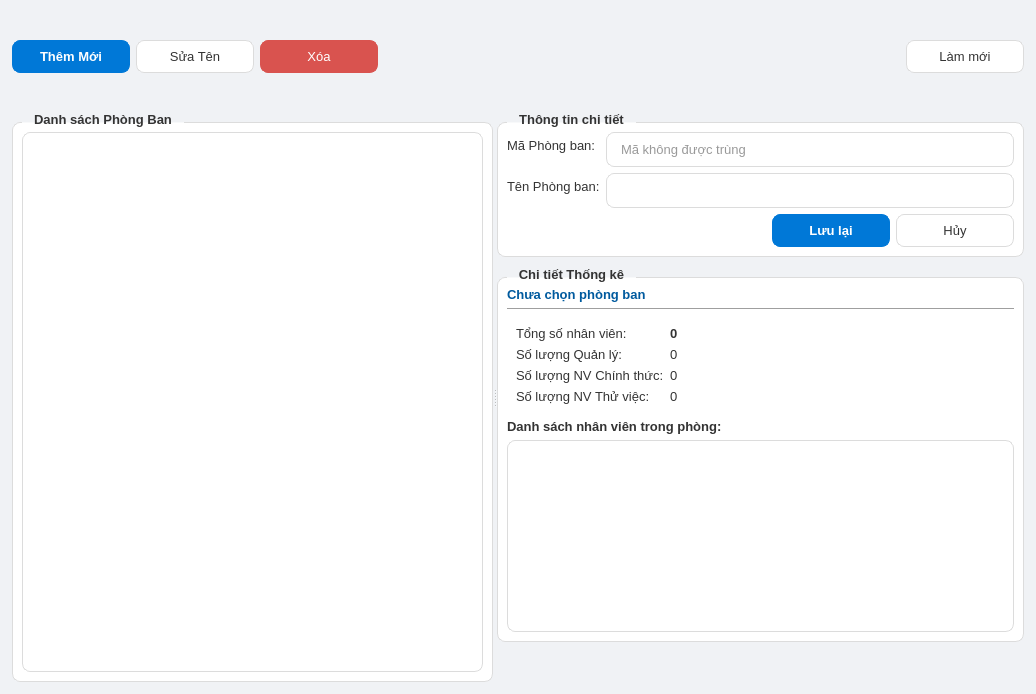
<?xml version="1.0" encoding="UTF-8"?>
<ui version="4.0">
 <class>GD_QLPhongBan</class>
 <widget class="QWidget" name="GD_QLPhongBan">
  <property name="geometry">
   <rect>
    <x>0</x>
    <y>0</y>
    <width>1036</width>
    <height>694</height>
   </rect>
  </property>
  <property name="windowTitle">
   <string>Form</string>
  </property>
  <property name="styleSheet">
   <string notr="true">/* --- Global Styles --- */
QWidget {
    font-family: &quot;Segoe UI&quot;, Arial, sans-serif;
    font-size: 10pt;
    color: #333;
}

/* Áp dụng nền cho widget gốc này */
QWidget#GD_QLPhongBan {
    background-color: #f0f2f5;
}

/* --- Content Area --- */
QGroupBox {
    font-weight: bold;
    background-color: #ffffff;
    border: 1px solid #dcdcdc;
    border-radius: 8px;
    margin-top: 10px;
}
QGroupBox::title {
    subcontrol-origin: margin;
    subcontrol-position: top left;
    padding: 0 10px;
    left: 10px;
}

/* --- General Widgets --- */
QLineEdit, QComboBox, QDateEdit {
    border: 1px solid #dcdcdc;
    border-radius: 8px;
    padding: 8px 12px;
    background-color: white;
}
QLineEdit:focus, QComboBox:focus, QDateEdit:focus {
    border: 1px solid #0078d7;
}
QDateEdit::drop-down {
    subcontrol-origin: padding;
    subcontrol-position: top right;
    width: 20px;
    border-left-width: 1px;
    border-left-color: #dcdcdc;
    border-left-style: solid;
    border-top-right-radius: 8px;
    border-bottom-right-radius: 8px;
}
QDateEdit::down-arrow {
    image: url(:/icons/calendar.svg);
    width: 14px;
    height: 14px;
}

QPushButton {
    padding: 8px 18px;
    border: 1px solid #dcdcdc;
    border-radius: 8px;
    background-color: white;
    min-width: 80px;
}
QPushButton:hover {
    background-color: #f5f5ff;
    border-color: #c0c0c0;
}
QPushButton:pressed {
    background-color: #e0e0e0;
}


/* --- Specialized Buttons --- */
/* Áp dụng cho nút Thêm và Lưu */
QPushButton#btnThemPB, QPushButton#btnLuu {
    background-color: #0078d7;
    color: white;
    border-color: #0078d7;
    font-weight: bold;
}
QPushButton#btnThemPB:hover, QPushButton#btnLuu:hover {
    background-color: #005a9e;
    border-color: #004578;
}

/* Áp dụng cho nút Xóa */
QPushButton#btnXoaPB {
    background-color: #d9534f;
    color: white;
    border-color: #d9534f;
}
QPushButton#btnXoaPB:hover {
    background-color: #c9302c;
    border-color: #ac2925;
}


/* --- Table --- */
QTableWidget {
    border: 1px solid #dcdcdc;
    border-radius: 8px;
    gridline-color: #e0e0e0;
    background-color: white;
}
QHeaderView::section {
    background-color: #f8f9fa;
    padding: 10px;
    border: none;
    border-bottom: 1px solid #dcdcdc;
    font-weight: bold;
}
QTableWidget::item {
    padding: 10px;
}
QTableWidget::item:selected {
    background-color: #cfe2ff;
    color: #000;
}

/* --- ScrollBar --- */
QScrollBar:vertical {
    border: none;
    background: #f0f2f5;
    width: 10px;
    margin: 0px 0px 0px 0px;
}
QScrollBar::handle:vertical {
    background: #c0c0c0;
    min-height: 20px;
    border-radius: 5px;
}
QScrollBar::add-line:vertical, QScrollBar::sub-line:vertical {
    height: 0px;
}

/* Tắt viền và nền cho widget chứa form và chi tiết */
QWidget#rightPaneWidget {
    background-color: transparent;
    border: none;
}

/* Tắt viền cho các frame chứa nút */
QFrame#frameControls {
    background-color: transparent;
    border: none;
}
</string>
  </property>
  <layout class="QVBoxLayout" name="verticalLayout">
   <property name="spacing">
    <number>10</number>
   </property>
   <property name="leftMargin">
    <number>12</number>
   </property>
   <property name="topMargin">
    <number>12</number>
   </property>
   <property name="rightMargin">
    <number>12</number>
   </property>
   <property name="bottomMargin">
    <number>12</number>
   </property>
   <item>
    <widget class="QFrame" name="frameControls">
     <property name="frameShape">
      <enum>QFrame::NoFrame</enum>
     </property>
     <property name="frameShadow">
      <enum>QFrame::Raised</enum>
     </property>
     <layout class="QHBoxLayout" name="horizontalLayout">
      <property name="leftMargin">
       <number>0</number>
      </property>
      <property name="topMargin">
       <number>0</number>
      </property>
      <property name="rightMargin">
       <number>0</number>
      </property>
      <property name="bottomMargin">
       <number>0</number>
      </property>
      <item>
       <widget class="QPushButton" name="btnThemPB">
        <property name="text">
         <string>Thêm Mới</string>
        </property>
        <property name="icon">
         <iconset resource="icons.qrc">
          <normaloff>:/icons/add.svg</normaloff>:/icons/add.svg</iconset>
        </property>
       </widget>
      </item>
      <item>
       <widget class="QPushButton" name="btnSuaPB">
        <property name="text">
         <string>Sửa Tên</string>
        </property>
        <property name="icon">
         <iconset resource="icons.qrc">
          <normaloff>:/icons/edit.svg</normaloff>:/icons/edit.svg</iconset>
        </property>
       </widget>
      </item>
      <item>
       <widget class="QPushButton" name="btnXoaPB">
        <property name="text">
         <string>Xóa</string>
        </property>
        <property name="icon">
         <iconset resource="icons.qrc">
          <normaloff>:/icons/delete.svg</normaloff>:/icons/delete.svg</iconset>
        </property>
       </widget>
      </item>
      <item>
       <spacer name="horizontalSpacer">
        <property name="orientation">
         <enum>Qt::Horizontal</enum>
        </property>
        <property name="sizeHint" stdset="0">
         <size>
          <width>40</width>
          <height>20</height>
         </size>
        </property>
       </spacer>
      </item>
      <item>
       <widget class="QPushButton" name="btnRefresh">
        <property name="text">
         <string>Làm mới</string>
        </property>
        <property name="icon">
         <iconset resource="icons.qrc">
          <normaloff>:/icons/refresh.svg</normaloff>:/icons/refresh.svg</iconset>
        </property>
       </widget>
      </item>
     </layout>
    </widget>
   </item>
   <item>
    <widget class="QSplitter" name="splitter">
     <property name="orientation">
      <enum>Qt::Horizontal</enum>
     </property>
     <widget class="QGroupBox" name="groupBox_DanhSach">
      <property name="title">
       <string>Danh sách Phòng Ban</string>
      </property>
      <layout class="QVBoxLayout" name="verticalLayout_2">
       <item>
        <widget class="QTableWidget" name="tablePhongBan">
         <property name="editTriggers">
          <set>QAbstractItemView::NoEditTriggers</set>
         </property>
         <property name="alternatingRowColors">
          <bool>true</bool>
         </property>
         <property name="selectionMode">
          <enum>QAbstractItemView::SingleSelection</enum>
         </property>
         <property name="selectionBehavior">
          <enum>QAbstractItemView::SelectRows</enum>
         </property>
         <attribute name="horizontalHeaderStretchLastSection">
          <bool>true</bool>
         </attribute>
        </widget>
       </item>
      </layout>
     </widget>
     <widget class="QWidget" name="rightPaneWidget">
      <layout class="QVBoxLayout" name="verticalLayout_rightPane">
       <property name="spacing">
        <number>10</number>
       </property>
       <property name="leftMargin">
        <number>0</number>
       </property>
       <property name="topMargin">
        <number>0</number>
       </property>
       <property name="rightMargin">
        <number>0</number>
       </property>
       <property name="bottomMargin">
        <number>0</number>
       </property>
       <item>
        <widget class="QGroupBox" name="groupNhapLieu">
         <property name="title">
          <string>Thông tin chi tiết</string>
         </property>
         <layout class="QVBoxLayout" name="verticalLayout_4">
          <item>
           <layout class="QFormLayout" name="formLayout_2">
            <item row="0" column="0">
             <widget class="QLabel" name="label_3">
              <property name="text">
               <string>Mã Phòng ban:</string>
              </property>
             </widget>
            </item>
            <item row="0" column="1">
             <widget class="QLineEdit" name="txtMaPB">
              <property name="placeholderText">
               <string>Mã không được trùng</string>
              </property>
             </widget>
            </item>
            <item row="1" column="0">
             <widget class="QLabel" name="label_4">
              <property name="text">
               <string>Tên Phòng ban:</string>
              </property>
             </widget>
            </item>
            <item row="1" column="1">
             <widget class="QLineEdit" name="txtTenPB"/>
            </item>
           </layout>
          </item>
          <item>
           <widget class="QFrame" name="frame">
            <property name="frameShape">
             <enum>QFrame::NoFrame</enum>
            </property>
            <property name="frameShadow">
             <enum>QFrame::Raised</enum>
            </property>
            <layout class="QHBoxLayout" name="horizontalLayout_2">
             <property name="leftMargin">
              <number>0</number>
             </property>
             <property name="topMargin">
              <number>0</number>
             </property>
             <property name="rightMargin">
              <number>0</number>
             </property>
             <property name="bottomMargin">
              <number>0</number>
             </property>
             <item>
              <spacer name="horizontalSpacer_2">
               <property name="orientation">
                <enum>Qt::Horizontal</enum>
               </property>
               <property name="sizeHint" stdset="0">
                <size>
                 <width>40</width>
                 <height>20</height>
                </size>
               </property>
              </spacer>
             </item>
             <item>
              <widget class="QPushButton" name="btnLuu">
               <property name="text">
                <string>Lưu lại</string>
               </property>
               <property name="icon">
                <iconset resource="icons.qrc">
                 <normaloff>:/icons/save.svg</normaloff>:/icons/save.svg</iconset>
               </property>
              </widget>
             </item>
             <item>
              <widget class="QPushButton" name="btnHuy">
               <property name="text">
                <string>Hủy</string>
               </property>
              </widget>
             </item>
            </layout>
           </widget>
          </item>
         </layout>
        </widget>
       </item>
       <item>
        <widget class="QGroupBox" name="groupBox_ChiTiet">
         <property name="title">
          <string>Chi tiết Thống kê</string>
         </property>
         <layout class="QVBoxLayout" name="verticalLayout_3">
          <item>
           <widget class="QLabel" name="lblTenPhongBan">
            <property name="font">
             <font>
              <pointsize>14</pointsize>
              <weight>75</weight>
              <bold>true</bold>
             </font>
            </property>
            <property name="styleSheet">
             <string notr="true">color: #005a9e;</string>
            </property>
            <property name="text">
             <string>Chưa chọn phòng ban</string>
            </property>
           </widget>
          </item>
          <item>
           <widget class="Line" name="line_2">
            <property name="orientation">
             <enum>Qt::Horizontal</enum>
            </property>
           </widget>
          </item>
          <item>
           <widget class="QFrame" name="frame_ThongKe">
            <layout class="QFormLayout" name="formLayout">
             <item row="0" column="0">
              <widget class="QLabel" name="label">
               <property name="text">
                <string>Tổng số nhân viên:</string>
               </property>
              </widget>
             </item>
             <item row="0" column="1">
              <widget class="QLabel" name="lblTongSoNV">
               <property name="font">
                <font>
                 <weight>75</weight>
                 <bold>true</bold>
                </font>
               </property>
               <property name="text">
                <string>0</string>
               </property>
              </widget>
             </item>
             <item row="1" column="0">
              <widget class="QLabel" name="label_5">
               <property name="text">
                <string>Số lượng Quản lý:</string>
               </property>
              </widget>
             </item>
             <item row="1" column="1">
              <widget class="QLabel" name="lblSoQuanLy">
               <property name="text">
                <string>0</string>
               </property>
              </widget>
             </item>
             <item row="2" column="0">
              <widget class="QLabel" name="label_6">
               <property name="text">
                <string>Số lượng NV Chính thức:</string>
               </property>
              </widget>
             </item>
             <item row="2" column="1">
              <widget class="QLabel" name="lblSoChinhThuc">
               <property name="text">
                <string>0</string>
               </property>
              </widget>
             </item>
             <item row="3" column="0">
              <widget class="QLabel" name="label_7">
               <property name="text">
                <string>Số lượng NV Thử việc:</string>
               </property>
              </widget>
             </item>
             <item row="3" column="1">
              <widget class="QLabel" name="lblSoThuViec">
               <property name="text">
                <string>0</string>
               </property>
              </widget>
             </item>
            </layout>
           </widget>
          </item>
          <item>
           <widget class="QLabel" name="label_2">
            <property name="font">
             <font>
              <weight>75</weight>
              <bold>true</bold>
             </font>
            </property>
            <property name="text">
             <string>Danh sách nhân viên trong phòng:</string>
            </property>
           </widget>
          </item>
          <item>
           <widget class="QTableWidget" name="tableChiTietNV">
            <property name="editTriggers">
             <set>QAbstractItemView::NoEditTriggers</set>
            </property>
            <property name="alternatingRowColors">
             <bool>true</bool>
            </property>
            <property name="selectionMode">
             <enum>QAbstractItemView::SingleSelection</enum>
            </property>
            <property name="selectionBehavior">
             <enum>QAbstractItemView::SelectRows</enum>
            </property>
            <attribute name="horizontalHeaderStretchLastSection">
             <bool>true</bool>
            </attribute>
           </widget>
          </item>
         </layout>
        </widget>
       </item>
       <item>
        <spacer name="verticalSpacer_right">
         <property name="orientation">
          <enum>Qt::Vertical</enum>
         </property>
         <property name="sizeHint" stdset="0">
          <size>
           <width>20</width>
           <height>40</height>
          </size>
         </property>
        </spacer>
       </item>
      </layout>
     </widget>
    </widget>
   </item>
  </layout>
 </widget>
 <resources>
  <include location="icons.qrc"/>
 </resources>
 <connections/>
</ui>
